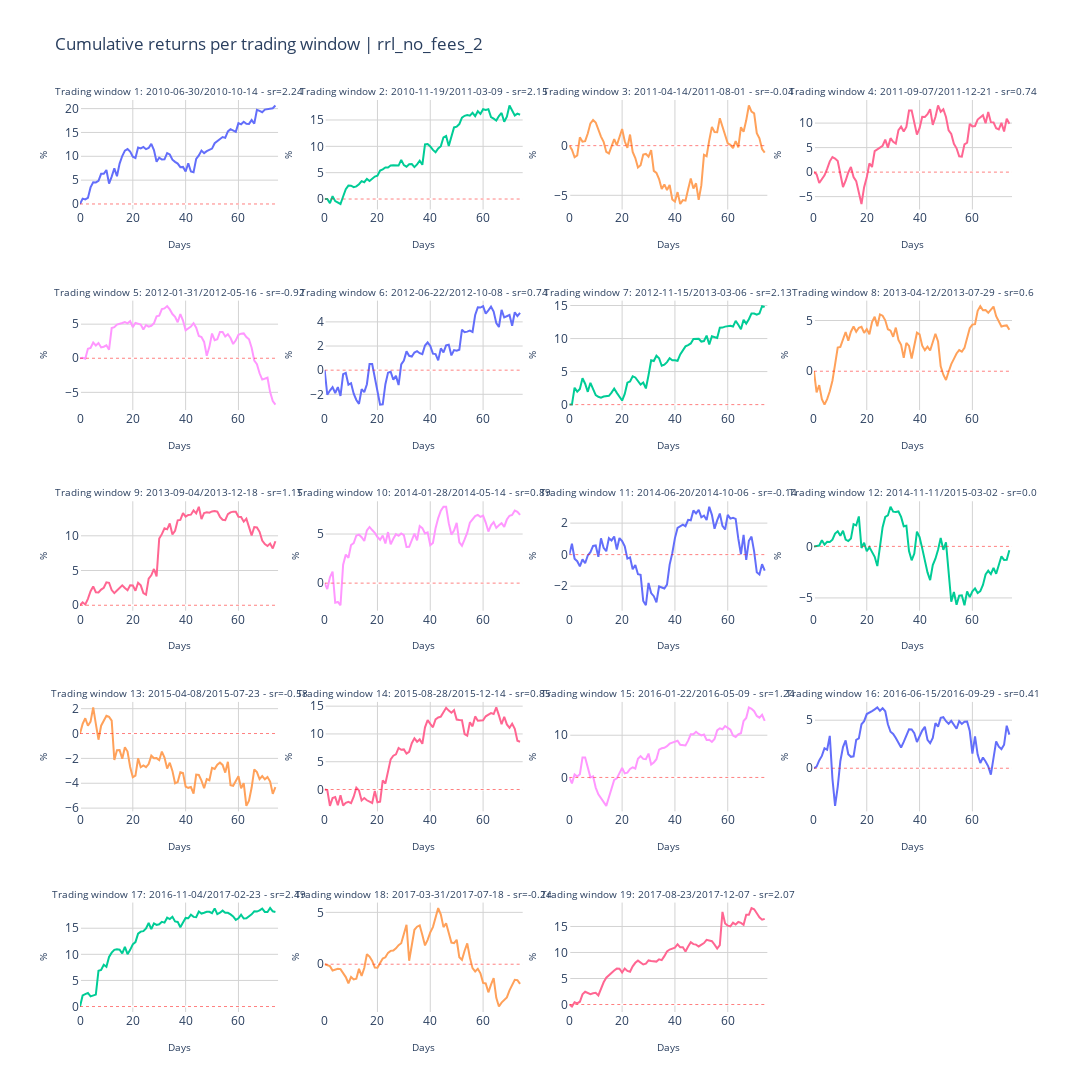

Notebook source saved alongside this figure:
### Code cell
metric ="Cumulative returns"
fig_title = f"{metric} per trading window | {setting}"

ncols = 4
nrows = generate_nrows(len(batch_names), ncols)

titles = generate_subplot_titles(batch_names)

fig = init_subplots(nrows, ncols, titles)
fig = populate_subplots(fig, df, batch_names, titles, ncols, y_varname=metric, initial_invest=initial_invest)

layout = generate_layout(
    fig_height=1200, 
    fig_width=1400, 
    fig_title=fig_title)
    
fig.update_layout(layout)

### Figure 1 — Plotly figure (JSON) as saved in the notebook; plotly's stock layout.template omitted (floating-point values rounded to 4 significant figures)
{"data": [{"name": " sr=2.24", "showlegend": false, "type": "scatter", "x": [0, 1, 2, 3, 4, 5, 6, 7, 8, 9, 10, 11, 12, 13, 14, 15, 16, 17, 18, 19, 20, 21, 22, 23, 24, 25, 26, 27, 28, 29, 30, 31, 32, 33, 34, 35, 36, 37, 38, 39, 40, 41, 42, 43, 44, 45, 46, 47, 48, 49, 50, 51, 52, 53, 54, 55, 56, 57, 58, 59, 60, 61, 62, 63, 64, 65, 66, 67, 68, 69, 70, 71, 72, 73, 74], "xaxis": "x", "y": [0, 1.114, 0.9485, 1.274, 3.475, 4.532, 4.525, 4.865, 6.318, 6.332, 7.111, 4.257, 5.726, 7.475, 5.809, 8.462, 10.05, 11.18, 11.52, 10.99, 9.916, 9.65, 11.85, 11.65, 11.96, 11.5, 11.74, 12.6, 11.31, 8.847, 9.731, 9.338, 9.365, 10.67, 10.38, 9.279, 8.832, 8.477, 7.722, 7.777, 6.822, 8.535, 6.822, 6.677, 9.459, 10.19, 11.21, 10.66, 11.08, 11.37, 11.61, 12.75, 13.22, 13.6, 14.04, 13.86, 15.22, 15.69, 15.36, 15.12, 16.95, 16.71, 17.24, 16.82, 16.79, 17.6, 16.85, 19.75, 19.54, 19.25, 19.79, 19.89, 19.94, 20.08, 20.66], "yaxis": "y"}, {"line": {"color": "red", "dash": "dot", "width": 0.5}, "mode": "lines", "name": "No returns", "showlegend": false, "type": "scatter", "x": [0, 75], "xaxis": "x", "y": [0, 0], "yaxis": "y"}, {"name": " sr=2.15", "showlegend": false, "type": "scatter", "x": [0, 1, 2, 3, 4, 5, 6, 7, 8, 9, 10, 11, 12, 13, 14, 15, 16, 17, 18, 19, 20, 21, 22, 23, 24, 25, 26, 27, 28, 29, 30, 31, 32, 33, 34, 35, 36, 37, 38, 39, 40, 41, 42, 43, 44, 45, 46, 47, 48, 49, 50, 51, 52, 53, 54, 55, 56, 57, 58, 59, 60, 61, 62, 63, 64, 65, 66, 67, 68, 69, 70, 71, 72, 73, 74], "xaxis": "x2", "y": [0, 0.003306, -0.7822, 0.5383, -0.3948, -0.7052, -0.9368, 0.4835, 1.869, 2.545, 2.534, 2.249, 2.405, 2.816, 3.393, 3.185, 3.809, 3.408, 3.853, 4.269, 4.434, 5.413, 5.635, 5.981, 5.989, 6.35, 6.402, 6.446, 6.347, 7.431, 6.438, 6.137, 6.613, 6.642, 6.055, 6.576, 7.277, 6.505, 10.35, 10.42, 9.987, 9.317, 8.876, 9.612, 10.04, 11.71, 11.96, 10.06, 11.69, 13.59, 13.72, 14.23, 15.43, 15.79, 15.96, 15.82, 16.35, 15.72, 16.65, 16.15, 17.04, 16.89, 17.03, 15.54, 15.24, 14.9, 15.74, 16.34, 14.65, 15.61, 17.75, 16.76, 15.86, 16.21, 16.0], "yaxis": "y2"}, {"line": {"color": "red", "dash": "dot", "width": 0.5}, "mode": "lines", "name": "No returns", "showlegend": false, "type": "scatter", "x": [0, 75], "xaxis": "x2", "y": [0, 0], "yaxis": "y2"}, {"name": "0.04", "showlegend": false, "type": "scatter", "x": [0, 1, 2, 3, 4, 5, 6, 7, 8, 9, 10, 11, 12, 13, 14, 15, 16, 17, 18, 19, 20, 21, 22, 23, 24, 25, 26, 27, 28, 29, 30, 31, 32, 33, 34, 35, 36, 37, 38, 39, 40, 41, 42, 43, 44, 45, 46, 47, 48, 49, 50, 51, 52, 53, 54, 55, 56, 57, 58, 59, 60, 61, 62, 63, 64, 65, 66, 67, 68, 69, 70, 71, 72, 73, 74], "xaxis": "x3", "y": [0, -0.4062, -1.171, -0.9813, 0.8412, 0.4032, 0.452, 1.229, 2.243, 2.581, 2.333, 1.527, 0.9118, 0.3817, -0.6356, -0.7886, 0.03953, 0.6586, 0.03551, 0.9605, 1.674, 0.4434, -0.2144, 1.118, -0.6292, -1.247, -2.195, -1.973, -0.9026, -0.8326, -1.117, -0.4521, -2.538, -2.743, -3.362, -4.362, -3.904, -4.473, -3.956, -5.423, -5.634, -4.678, -5.872, -5.486, -5.542, -4.396, -3.3, -4.316, -3.791, -5.451, -4.002, -0.9244, -1.058, 0.5477, 1.889, 1.371, 1.351, 2.759, 1.873, 1.04, 0.2326, 0.08703, -0.2538, 0.4589, -0.1831, 1.858, 1.405, 2.55, 4.045, 3.426, 3.256, 1.26, 0.7369, -0.3328, -0.7089], "yaxis": "y3"}, {"line": {"color": "red", "dash": "dot", "width": 0.5}, "mode": "lines", "name": "No returns", "showlegend": false, "type": "scatter", "x": [0, 75], "xaxis": "x3", "y": [0, 0], "yaxis": "y3"}, {"name": " sr=0.74", "showlegend": false, "type": "scatter", "x": [0, 1, 2, 3, 4, 5, 6, 7, 8, 9, 10, 11, 12, 13, 14, 15, 16, 17, 18, 19, 20, 21, 22, 23, 24, 25, 26, 27, 28, 29, 30, 31, 32, 33, 34, 35, 36, 37, 38, 39, 40, 41, 42, 43, 44, 45, 46, 47, 48, 49, 50, 51, 52, 53, 54, 55, 56, 57, 58, 59, 60, 61, 62, 63, 64, 65, 66, 67, 68, 69, 70, 71, 72, 73, 74], "xaxis": "x4", "y": [0, -0.4497, -2.232, -1.455, -0.6461, 0.6601, 2.201, 3.072, 2.763, 2.274, -0.2915, -3.034, -1.755, -0.06491, 1.031, -1.018, -1.834, -4.068, -6.495, -3.075, -1.069, 1.784, 1.042, 4.285, 4.661, 5.048, 5.375, 6.631, 4.998, 6.927, 6.167, 5.811, 8.559, 9.267, 8.277, 9.213, 12.56, 12.57, 10.0, 7.639, 8.947, 11.27, 11.26, 11.8, 12.83, 9.629, 11.25, 13.59, 12.3, 12.82, 11.25, 8.503, 7.768, 5.783, 4.858, 3.242, 3.173, 5.657, 5.996, 9.827, 9.334, 9.406, 10.72, 11.27, 11.6, 9.966, 12.25, 10.19, 10.15, 8.963, 8.718, 10.04, 8.271, 10.91, 9.879], "yaxis": "y4"}, {"line": {"color": "red", "dash": "dot", "width": 0.5}, "mode": "lines", "name": "No returns", "showlegend": false, "type": "scatter", "x": [0, 75], "xaxis": "x4", "y": [0, 0], "yaxis": "y4"}, {"name": "0.92", "showlegend": false, "type": "scatter", "x": [0, 1, 2, 3, 4, 5, 6, 7, 8, 9, 10, 11, 12, 13, 14, 15, 16, 17, 18, 19, 20, 21, 22, 23, 24, 25, 26, 27, 28, 29, 30, 31, 32, 33, 34, 35, 36, 37, 38, 39, 40, 41, 42, 43, 44, 45, 46, 47, 48, 49, 50, 51, 52, 53, 54, 55, 56, 57, 58, 59, 60, 61, 62, 63, 64, 65, 66, 67, 68, 69, 70, 71, 72, 73, 74], "xaxis": "x5", "y": [0, 0.07514, -0.05523, 1.384, 1.521, 2.303, 1.875, 2.24, 1.591, 1.691, 1.907, 1.251, 4.435, 4.562, 4.938, 5.108, 5.17, 5.301, 5.126, 5.447, 4.562, 5.195, 5.064, 4.94, 4.221, 4.866, 4.632, 4.767, 5.123, 6.158, 6.238, 7.216, 7.311, 7.649, 7.167, 6.486, 6.092, 5.276, 6.492, 5.523, 4.105, 4.344, 4.648, 5.146, 4.491, 3.258, 3.105, 2.396, 0.3722, 1.669, 3.624, 2.644, 2.786, 3.853, 3.858, 3.184, 3.526, 2.974, 2.09, 2.632, 3.438, 3.607, 3.646, 3.122, 2.79, 1.53, -0.3362, -0.864, -2.202, -3.13, -3.007, -2.851, -4.964, -6.291, -6.798], "yaxis": "y5"}, {"line": {"color": "red", "dash": "dot", "width": 0.5}, "mode": "lines", "name": "No returns", "showlegend": false, "type": "scatter", "x": [0, 75], "xaxis": "x5", "y": [0, 0], "yaxis": "y5"}, {"name": " sr=0.74", "showlegend": false, "type": "scatter", "x": [0, 1, 2, 3, 4, 5, 6, 7, 8, 9, 10, 11, 12, 13, 14, 15, 16, 17, 18, 19, 20, 21, 22, 23, 24, 25, 26, 27, 28, 29, 30, 31, 32, 33, 34, 35, 36, 37, 38, 39, 40, 41, 42, 43, 44, 45, 46, 47, 48, 49, 50, 51, 52, 53, 54, 55, 56, 57, 58, 59, 60, 61, 62, 63, 64, 65, 66, 67, 68, 69, 70, 71, 72, 73, 74], "xaxis": "x6", "y": [0, -2.037, -1.685, -1.405, -1.893, -1.401, -2.139, -0.333, -0.2351, -1.198, -1.075, -1.942, -2.471, -2.793, -1.577, -1.824, -1.166, 0.5085, 0.5051, -0.6091, -1.962, -2.853, -2.837, -1.162, -0.2055, -0.1324, -0.7959, -0.4716, -1.235, 0.4788, 0.7898, 1.556, 1.189, 1.128, 1.458, 1.575, 1.407, 1.326, 2.044, 2.3, 1.999, 1.367, 1.328, 0.8131, 1.806, 1.474, 2.051, 2.113, 1.221, 1.665, 1.608, 1.698, 3.356, 3.151, 3.194, 3.284, 3.17, 4.567, 5.205, 5.186, 5.306, 4.685, 4.95, 5.257, 4.85, 3.906, 3.578, 5.0, 4.366, 4.451, 4.57, 3.675, 4.798, 4.473, 4.75], "yaxis": "y6"}, {"line": {"color": "red", "dash": "dot", "width": 0.5}, "mode": "lines", "name": "No returns", "showlegend": false, "type": "scatter", "x": [0, 75], "xaxis": "x6", "y": [0, 0], "yaxis": "y6"}, {"name": " sr=2.13", "showlegend": false, "type": "scatter", "x": [0, 1, 2, 3, 4, 5, 6, 7, 8, 9, 10, 11, 12, 13, 14, 15, 16, 17, 18, 19, 20, 21, 22, 23, 24, 25, 26, 27, 28, 29, 30, 31, 32, 33, 34, 35, 36, 37, 38, 39, 40, 41, 42, 43, 44, 45, 46, 47, 48, 49, 50, 51, 52, 53, 54, 55, 56, 57, 58, 59, 60, 61, 62, 63, 64, 65, 66, 67, 68, 69, 70, 71, 72, 73, 74], "xaxis": "x7", "y": [0, 0.004284, 2.557, 1.965, 2.377, 3.984, 3.167, 1.933, 3.295, 2.383, 1.433, 1.186, 1.053, 1.222, 1.283, 1.329, 1.81, 2.433, 1.774, 1.271, 0.6152, 1.616, 3.32, 3.509, 4.292, 4.109, 3.653, 3.035, 3.349, 2.444, 4.453, 6.702, 6.598, 7.406, 7.019, 5.876, 6.038, 6.435, 7.025, 6.706, 6.729, 6.63, 7.609, 8.306, 8.815, 9.009, 9.255, 9.94, 9.938, 9.954, 9.543, 9.625, 10.44, 9.112, 10.34, 10.21, 10.08, 11.64, 11.66, 11.8, 11.87, 11.94, 11.81, 12.68, 12.09, 11.42, 12.85, 12.26, 12.92, 13.8, 13.8, 13.62, 13.79, 14.91, 14.79], "yaxis": "y7"}, {"line": {"color": "red", "dash": "dot", "width": 0.5}, "mode": "lines", "name": "No returns", "showlegend": false, "type": "scatter", "x": [0, 75], "xaxis": "x7", "y": [0, 0], "yaxis": "y7"}, {"name": " sr=0.6", "showlegend": false, "type": "scatter", "x": [0, 1, 2, 3, 4, 5, 6, 7, 8, 9, 10, 11, 12, 13, 14, 15, 16, 17, 18, 19, 20, 21, 22, 23, 24, 25, 26, 27, 28, 29, 30, 31, 32, 33, 34, 35, 36, 37, 38, 39, 40, 41, 42, 43, 44, 45, 46, 47, 48, 49, 50, 51, 52, 53, 54, 55, 56, 57, 58, 59, 60, 61, 62, 63, 64, 65, 66, 67, 68, 69, 70, 71, 72, 73, 74], "xaxis": "x8", "y": [0, -2.097, -1.376, -2.76, -3.29, -2.754, -1.97, -0.9388, 0.6701, 2.331, 2.396, 3.19, 3.869, 3.014, 3.895, 4.406, 3.895, 4.286, 4.374, 3.778, 4.147, 3.648, 4.844, 5.364, 4.438, 5.603, 5.47, 5.019, 4.141, 3.993, 3.391, 4.295, 3.089, 2.602, 1.319, 2.802, 2.498, 1.258, 2.485, 3.797, 3.634, 2.523, 2.074, 2.426, 2.045, 2.825, 3.692, 2.935, 0.4916, -0.347, -0.8611, -0.05172, 0.6976, 1.213, 1.746, 2.075, 1.924, 2.3, 3.394, 4.235, 4.595, 4.636, 5.95, 6.417, 6.01, 6.023, 5.759, 6.122, 6.374, 5.42, 4.883, 4.406, 4.48, 4.518, 4.094], "yaxis": "y8"}, {"line": {"color": "red", "dash": "dot", "width": 0.5}, "mode": "lines", "name": "No returns", "showlegend": false, "type": "scatter", "x": [0, 75], "xaxis": "x8", "y": [0, 0], "yaxis": "y8"}, {"name": " sr=1.15", "showlegend": false, "type": "scatter", "x": [0, 1, 2, 3, 4, 5, 6, 7, 8, 9, 10, 11, 12, 13, 14, 15, 16, 17, 18, 19, 20, 21, 22, 23, 24, 25, 26, 27, 28, 29, 30, 31, 32, 33, 34, 35, 36, 37, 38, 39, 40, 41, 42, 43, 44, 45, 46, 47, 48, 49, 50, 51, 52, 53, 54, 55, 56, 57, 58, 59, 60, 61, 62, 63, 64, 65, 66, 67, 68, 69, 70, 71, 72, 73, 74], "xaxis": "x9", "y": [0, 0.4256, 0.1193, 0.9236, 2.016, 2.709, 1.873, 1.831, 2.26, 2.517, 3.308, 3.237, 2.19, 1.741, 2.12, 2.559, 2.862, 2.477, 2.168, 2.88, 2.857, 2.084, 3.233, 2.865, 1.752, 1.525, 3.822, 4.315, 5.223, 4.149, 9.606, 10.24, 11.08, 10.93, 11.77, 10.2, 10.71, 12.23, 12.29, 13.26, 12.76, 13.0, 13.04, 13.66, 13.22, 14.18, 12.4, 13.29, 13.39, 13.33, 13.51, 13.56, 13.48, 12.73, 12.32, 12.27, 13.11, 13.37, 13.48, 13.47, 12.74, 12.71, 12.04, 12.45, 11.16, 10.06, 11.26, 11.19, 10.57, 9.303, 8.805, 8.526, 8.889, 8.184, 9.214], "yaxis": "y9"}, {"line": {"color": "red", "dash": "dot", "width": 0.5}, "mode": "lines", "name": "No returns", "showlegend": false, "type": "scatter", "x": [0, 75], "xaxis": "x9", "y": [0, 0], "yaxis": "y9"}, {"name": " sr=0.89", "showlegend": false, "type": "scatter", "x": [0, 1, 2, 3, 4, 5, 6, 7, 8, 9, 10, 11, 12, 13, 14, 15, 16, 17, 18, 19, 20, 21, 22, 23, 24, 25, 26, 27, 28, 29, 30, 31, 32, 33, 34, 35, 36, 37, 38, 39, 40, 41, 42, 43, 44, 45, 46, 47, 48, 49, 50, 51, 52, 53, 54, 55, 56, 57, 58, 59, 60, 61, 62, 63, 64, 65, 66, 67, 68, 69, 70, 71, 72, 73, 74], "xaxis": "x10", "y": [0, -0.6113, 0.5963, 1.178, -1.987, -1.918, -2.25, 1.886, 2.902, 2.58, 3.886, 4.084, 4.853, 4.928, 4.672, 4.286, 5.373, 5.718, 5.405, 5.112, 4.689, 4.415, 4.855, 4.033, 5.196, 3.944, 4.512, 4.985, 4.813, 5.054, 4.895, 3.689, 3.691, 4.369, 5.032, 4.365, 5.816, 5.602, 5.051, 5.163, 3.863, 4.097, 5.593, 6.619, 7.367, 7.771, 7.776, 6.103, 4.944, 5.347, 6.135, 4.149, 3.808, 4.449, 5.134, 6.148, 6.522, 6.822, 6.941, 6.746, 6.867, 6.168, 5.254, 5.893, 6.216, 5.626, 5.889, 6.099, 5.72, 6.473, 6.862, 6.945, 7.393, 7.266, 6.941], "yaxis": "y10"}, {"line": {"color": "red", "dash": "dot", "width": 0.5}, "mode": "lines", "name": "No returns", "showlegend": false, "type": "scatter", "x": [0, 75], "xaxis": "x10", "y": [0, 0], "yaxis": "y10"}, {"name": "0.14", "showlegend": false, "type": "scatter", "x": [0, 1, 2, 3, 4, 5, 6, 7, 8, 9, 10, 11, 12, 13, 14, 15, 16, 17, 18, 19, 20, 21, 22, 23, 24, 25, 26, 27, 28, 29, 30, 31, 32, 33, 34, 35, 36, 37, 38, 39, 40, 41, 42, 43, 44, 45, 46, 47, 48, 49, 50, 51, 52, 53, 54, 55, 56, 57, 58, 59, 60, 61, 62, 63, 64, 65, 66, 67, 68, 69, 70, 71, 72, 73, 74], "xaxis": "x11", "y": [0, 0.6876, -0.2646, -0.4175, -0.7453, -0.3044, -0.548, -0.052, 0.1504, 0.5515, 0.5796, -0.1432, 1.036, 0.4329, 0.2154, 1.047, 0.9008, 1.15, 0.322, 1.051, 0.8673, 0.526, -0.2542, -0.1742, -0.9308, -0.6591, -1.244, -1.278, -2.944, -3.214, -1.799, -2.441, -2.639, -3.025, -2.022, -2.082, -2.15, -1.904, -0.6354, 0.09295, 1.048, 1.691, 1.829, 1.906, 1.803, 2.21, 2.176, 2.8, 2.617, 2.837, 2.37, 2.477, 2.191, 3.038, 2.526, 1.645, 2.169, 2.608, 1.825, 1.596, 2.521, 2.286, 2.34, 2.266, 1.011, 0.02603, 1.255, -0.3345, 0.8773, 1.142, 0.1913, -1.122, -1.259, -0.6053, -1.009], "yaxis": "y11"}, {"line": {"color": "red", "dash": "dot", "width": 0.5}, "mode": "lines", "name": "No returns", "showlegend": false, "type": "scatter", "x": [0, 75], "xaxis": "x11", "y": [0, 0], "yaxis": "y11"}, {"name": " sr=0.0", "showlegend": false, "type": "scatter", "x": [0, 1, 2, 3, 4, 5, 6, 7, 8, 9, 10, 11, 12, 13, 14, 15, 16, 17, 18, 19, 20, 21, 22, 23, 24, 25, 26, 27, 28, 29, 30, 31, 32, 33, 34, 35, 36, 37, 38, 39, 40, 41, 42, 43, 44, 45, 46, 47, 48, 49, 50, 51, 52, 53, 54, 55, 56, 57, 58, 59, 60, 61, 62, 63, 64, 65, 66, 67, 68, 69, 70, 71, 72, 73, 74], "xaxis": "x12", "y": [0, 0.005029, 0.07901, 0.5899, 0.1763, 0.4457, 0.4276, 0.6432, 1.249, 1.463, 1.026, 1.516, 0.6571, 0.5187, 0.7538, 2.16, 2.034, 2.904, -0.1533, 0.3595, -0.4672, -0.07004, -0.5338, -1.012, -1.908, 0.05164, 1.857, 2.857, 3.002, 3.845, 3.367, 3.328, 3.384, 2.861, 1.95, 2.006, -0.4576, -1.35, -0.6913, 1.437, 0.8914, -0.1914, -1.461, -2.52, -3.276, -1.815, -1.195, -0.3262, 0.8222, -0.3361, 0.3889, -2.5, -5.371, -4.424, -5.662, -4.78, -4.75, -5.71, -4.362, -4.926, -4.364, -4.08, -4.519, -4.341, -3.747, -2.726, -2.365, -2.685, -2.075, -2.659, -1.82, -0.9617, -1.313, -1.303, -0.377], "yaxis": "y12"}, {"line": {"color": "red", "dash": "dot", "width": 0.5}, "mode": "lines", "name": "No returns", "showlegend": false, "type": "scatter", "x": [0, 75], "xaxis": "x12", "y": [0, 0], "yaxis": "y12"}, {"name": "0.58", "showlegend": false, "type": "scatter", "x": [0, 1, 2, 3, 4, 5, 6, 7, 8, 9, 10, 11, 12, 13, 14, 15, 16, 17, 18, 19, 20, 21, 22, 23, 24, 25, 26, 27, 28, 29, 30, 31, 32, 33, 34, 35, 36, 37, 38, 39, 40, 41, 42, 43, 44, 45, 46, 47, 48, 49, 50, 51, 52, 53, 54, 55, 56, 57, 58, 59, 60, 61, 62, 63, 64, 65, 66, 67, 68, 69, 70, 71, 72, 73, 74], "xaxis": "x13", "y": [0, 0.7742, 1.227, 0.6256, 0.9541, 2.102, 0.7699, -0.4959, 0.6288, 1.047, 1.428, 1.336, 1.04, -2.127, -1.35, -1.337, -2.022, -1.108, -1.445, -2.691, -3.511, -3.393, -2.0, -2.712, -2.569, -2.707, -2.46, -1.775, -1.987, -1.979, -2.144, -1.449, -1.927, -2.819, -2.347, -3.008, -4.002, -3.909, -3.113, -3.181, -4.264, -4.368, -4.308, -4.839, -3.305, -3.335, -3.789, -4.4, -3.661, -3.76, -2.756, -2.845, -2.504, -2.343, -2.522, -3.139, -2.271, -4.153, -4.209, -3.814, -3.439, -4.406, -3.999, -5.821, -5.403, -4.346, -2.891, -3.104, -3.667, -3.422, -3.682, -3.496, -3.861, -4.853, -4.307], "yaxis": "y13"}, {"line": {"color": "red", "dash": "dot", "width": 0.5}, "mode": "lines", "name": "No returns", "showlegend": false, "type": "scatter", "x": [0, 75], "xaxis": "x13", "y": [0, 0], "yaxis": "y13"}, {"name": " sr=0.85", "showlegend": false, "type": "scatter", "x": [0, 1, 2, 3, 4, 5, 6, 7, 8, 9, 10, 11, 12, 13, 14, 15, 16, 17, 18, 19, 20, 21, 22, 23, 24, 25, 26, 27, 28, 29, 30, 31, 32, 33, 34, 35, 36, 37, 38, 39, 40, 41, 42, 43, 44, 45, 46, 47, 48, 49, 50, 51, 52, 53, 54, 55, 56, 57, 58, 59, 60, 61, 62, 63, 64, 65, 66, 67, 68, 69, 70, 71, 72, 73, 74], "xaxis": "x14", "y": [0, -0.1047, -2.949, -1.546, -1.353, -2.813, -1.022, -2.885, -2.411, -2.216, -2.453, -1.291, 0.3263, -0.1585, -1.958, -1.542, -1.937, -2.165, -2.42, -0.2673, -2.286, -2.185, 1.659, 1.082, 3.372, 5.437, 6.085, 6.336, 7.473, 7.151, 7.212, 6.456, 6.778, 8.335, 9.202, 8.598, 9.018, 8.239, 11.19, 12.48, 11.82, 11.2, 12.62, 12.96, 13.12, 13.81, 14.7, 14.21, 13.83, 14.27, 12.6, 12.53, 12.47, 9.955, 9.684, 12.12, 11.37, 13.16, 12.38, 12.44, 12.45, 13.18, 13.43, 13.75, 13.59, 14.78, 13.34, 11.75, 13.09, 11.72, 11.12, 11.85, 10.93, 8.765, 8.606], "yaxis": "y14"}, {"line": {"color": "red", "dash": "dot", "width": 0.5}, "mode": "lines", "name": "No returns", "showlegend": false, "type": "scatter", "x": [0, 75], "xaxis": "x14", "y": [0, 0], "yaxis": "y14"}, {"name": " sr=1.24", "showlegend": false, "type": "scatter", "x": [0, 1, 2, 3, 4, 5, 6, 7, 8, 9, 10, 11, 12, 13, 14, 15, 16, 17, 18, 19, 20, 21, 22, 23, 24, 25, 26, 27, 28, 29, 30, 31, 32, 33, 34, 35, 36, 37, 38, 39, 40, 41, 42, 43, 44, 45, 46, 47, 48, 49, 50, 51, 52, 53, 54, 55, 56, 57, 58, 59, 60, 61, 62, 63, 64, 65, 66, 67, 68, 69, 70, 71, 72, 73, 74], "xaxis": "x15", "y": [0, -1.423, 0.7273, 0.223, 0.7574, 4.724, 4.74, 2.398, 0.02723, 0.2558, -2.399, -4.004, -4.879, -5.639, -6.735, -4.677, -2.527, -0.609, -0.217, 1.244, 2.267, 0.9659, 1.132, 2.015, 2.38, 2.112, 4.405, 5.04, 4.395, 4.33, 5.649, 3.052, 3.543, 4.33, 6.598, 6.905, 7.032, 7.395, 7.998, 8.252, 8.509, 8.691, 7.75, 7.589, 7.597, 8.719, 10.21, 10.23, 10.82, 10.31, 9.951, 10.15, 8.871, 8.937, 8.409, 9.11, 11.16, 11.64, 11.4, 12.18, 11.75, 11.3, 9.906, 9.599, 10.22, 10.47, 13.37, 14.1, 16.59, 16.26, 15.69, 14.57, 14.17, 14.82, 13.38], "yaxis": "y15"}, {"line": {"color": "red", "dash": "dot", "width": 0.5}, "mode": "lines", "name": "No returns", "showlegend": false, "type": "scatter", "x": [0, 75], "xaxis": "x15", "y": [0, 0], "yaxis": "y15"}, {"name": " sr=0.41", "showlegend": false, "type": "scatter", "x": [0, 1, 2, 3, 4, 5, 6, 7, 8, 9, 10, 11, 12, 13, 14, 15, 16, 17, 18, 19, 20, 21, 22, 23, 24, 25, 26, 27, 28, 29, 30, 31, 32, 33, 34, 35, 36, 37, 38, 39, 40, 41, 42, 43, 44, 45, 46, 47, 48, 49, 50, 51, 52, 53, 54, 55, 56, 57, 58, 59, 60, 61, 62, 63, 64, 65, 66, 67, 68, 69, 70, 71, 72, 73, 74], "xaxis": "x16", "y": [0, 0.1744, 0.815, 1.285, 2.078, 1.925, 3.364, -1.075, -3.919, -1.931, 0.7594, 2.204, 2.888, 1.456, 1.187, 1.242, 2.95, 3.105, 4.576, 4.9, 5.64, 5.757, 5.953, 6.125, 6.334, 5.983, 6.248, 5.927, 4.583, 3.798, 3.579, 3.138, 2.664, 2.155, 2.739, 3.372, 4.049, 4.031, 3.642, 2.73, 3.421, 3.919, 4.324, 2.955, 2.608, 3.159, 4.703, 4.328, 5.243, 5.313, 4.897, 4.633, 4.934, 4.446, 4.114, 4.908, 4.609, 4.843, 4.867, 3.87, 1.517, 3.327, 1.421, 0.547, 1.122, 0.7112, 0.1917, -0.6699, 1.324, 2.795, 2.247, 1.993, 2.45, 4.427, 3.499], "yaxis": "y16"}, {"line": {"color": "red", "dash": "dot", "width": 0.5}, "mode": "lines", "name": "No returns", "showlegend": false, "type": "scatter", "x": [0, 75], "xaxis": "x16", "y": [0, 0], "yaxis": "y16"}, {"name": " sr=2.49", "showlegend": false, "type": "scatter", "x": [0, 1, 2, 3, 4, 5, 6, 7, 8, 9, 10, 11, 12, 13, 14, 15, 16, 17, 18, 19, 20, 21, 22, 23, 24, 25, 26, 27, 28, 29, 30, 31, 32, 33, 34, 35, 36, 37, 38, 39, 40, 41, 42, 43, 44, 45, 46, 47, 48, 49, 50, 51, 52, 53, 54, 55, 56, 57, 58, 59, 60, 61, 62, 63, 64, 65, 66, 67, 68, 69, 70, 71, 72, 73, 74], "xaxis": "x17", "y": [0, 2.127, 2.391, 2.612, 1.937, 2.087, 2.287, 6.866, 7.007, 7.997, 7.616, 9.507, 10.33, 10.86, 10.96, 10.9, 10.16, 11.41, 10.03, 10.85, 11.91, 12.35, 13.97, 14.35, 14.45, 14.97, 16.0, 14.83, 15.94, 15.64, 15.76, 16.22, 16.06, 17.01, 16.75, 17.19, 16.3, 16.21, 15.2, 16.08, 16.98, 16.91, 17.61, 17.17, 17.11, 18.2, 17.81, 17.95, 18.13, 18.14, 17.89, 18.8, 17.7, 17.96, 18.37, 17.96, 17.95, 17.65, 17.25, 16.59, 16.9, 17.58, 16.86, 16.91, 17.25, 17.66, 18.24, 18.19, 18.43, 18.76, 18.11, 18.11, 18.87, 18.23, 18.11], "yaxis": "y17"}, {"line": {"color": "red", "dash": "dot", "width": 0.5}, "mode": "lines", "name": "No returns", "showlegend": false, "type": "scatter", "x": [0, 75], "xaxis": "x17", "y": [0, 0], "yaxis": "y17"}, {"name": "0.24", "showlegend": false, "type": "scatter", "x": [0, 1, 2, 3, 4, 5, 6, 7, 8, 9, 10, 11, 12, 13, 14, 15, 16, 17, 18, 19, 20, 21, 22, 23, 24, 25, 26, 27, 28, 29, 30, 31, 32, 33, 34, 35, 36, 37, 38, 39, 40, 41, 42, 43, 44, 45, 46, 47, 48, 49, 50, 51, 52, 53, 54, 55, 56, 57, 58, 59, 60, 61, 62, 63, 64, 65, 66, 67, 68, 69, 70, 71, 72, 73, 74], "xaxis": "x18", "y": [0, -0.08782, -0.1841, -0.6034, -0.5316, -0.4333, -0.4717, -0.8087, -1.239, -1.834, -1.235, -1.471, -1.401, -0.4388, -1.13, -0.3596, 0.9694, 0.7394, 0.3124, -0.3191, -0.3292, 0.1237, 0.5482, 0.6665, 1.096, 1.286, 1.321, 1.531, 1.836, 2.027, 2.967, 3.801, 0.3316, 1.801, 3.324, 3.616, 3.746, 2.809, 1.812, 2.35, 3.073, 3.577, 4.397, 5.417, 4.787, 3.579, 3.955, 2.886, 2.089, 2.033, 2.358, 0.666, 0.4267, 1.304, 2.004, 0.6452, -0.3798, -0.697, -0.4389, -0.8783, -1.8, -1.85, -2.708, -1.961, -1.345, -3.243, -4.078, -3.703, -3.421, -3.204, -2.519, -1.978, -1.51, -1.529, -1.899], "yaxis": "y18"}, {"line": {"color": "red", "dash": "dot", "width": 0.5}, "mode": "lines", "name": "No returns", "showlegend": false, "type": "scatter", "x": [0, 75], "xaxis": "x18", "y": [0, 0], "yaxis": "y18"}, {"name": " sr=2.07", "showlegend": false, "type": "scatter", "x": [0, 1, 2, 3, 4, 5, 6, 7, 8, 9, 10, 11, 12, 13, 14, 15, 16, 17, 18, 19, 20, 21, 22, 23, 24, 25, 26, 27, 28, 29, 30, 31, 32, 33, 34, 35, 36, 37, 38, 39, 40, 41, 42, 43, 44, 45, 46, 47, 48, 49, 50, 51, 52, 53, 54, 55, 56, 57, 58, 59, 60, 61, 62, 63, 64, 65, 66, 67, 68, 69, 70, 71, 72, 73, 74], "xaxis": "x19", "y": [0, -0.3906, 0.4366, 0.2162, 0.5335, 1.953, 2.448, 2.267, 1.984, 2.148, 2.246, 1.747, 3.073, 4.271, 5.157, 5.662, 6.164, 6.546, 6.907, 6.883, 6.151, 6.923, 6.462, 6.284, 7.331, 8.018, 8.436, 8.092, 7.691, 7.836, 8.468, 8.354, 8.317, 8.247, 8.692, 8.534, 9.298, 10.19, 10.57, 10.78, 10.94, 11.59, 10.99, 11.01, 10.18, 11.15, 11.97, 11.6, 11.51, 11.16, 11.5, 11.81, 12.43, 12.28, 12.17, 11.5, 10.76, 11.43, 17.8, 15.57, 15.17, 15.04, 15.73, 15.38, 15.87, 15.7, 15.34, 17.26, 17.24, 18.55, 18.31, 17.54, 16.75, 16.3, 16.47], "yaxis": "y19"}, {"line": {"color": "red", "dash": "dot", "width": 0.5}, "mode": "lines", "name": "No returns", "showlegend": false, "type": "scatter", "x": [0, 75], "xaxis": "x19", "y": [0, 0], "yaxis": "y19"}], "layout": {"annotations": [{"font": {"size": 10}, "showarrow": false, "text": "Trading window 1: 2010-06-30/2010-10-14 - sr=2.24", "x": 0.1062, "xanchor": "center", "xref": "paper", "y": 1, "yanchor": "bottom", "yref": "paper"}, {"font": {"size": 10}, "showarrow": false, "text": "Trading window 2: 2010-11-19/2011-03-09 - sr=2.15", "x": 0.3688, "xanchor": "center", "xref": "paper", "y": 1, "yanchor": "bottom", "yref": "paper"}, {"font": {"size": 10}, "showarrow": false, "text": "Trading window 3: 2011-04-14/2011-08-01 - sr=-0.04", "x": 0.6313, "xanchor": "center", "xref": "paper", "y": 1, "yanchor": "bottom", "yref": "paper"}, {"font": {"size": 10}, "showarrow": false, "text": "Trading window 4: 2011-09-07/2011-12-21 - sr=0.74", "x": 0.8938, "xanchor": "center", "xref": "paper", "y": 1, "yanchor": "bottom", "yref": "paper"}, {"font": {"size": 10}, "showarrow": false, "text": "Trading window 5: 2012-01-31/2012-05-16 - sr=-0.92", "x": 0.1062, "xanchor": "center", "xref": "paper", "y": 0.78, "yanchor": "bottom", "yref": "paper"}, {"font": {"size": 10}, "showarrow": false, "text": "Trading window 6: 2012-06-22/2012-10-08 - sr=0.74", "x": 0.3688, "xanchor": "center", "xref": "paper", "y": 0.78, "yanchor": "bottom", "yref": "paper"}, {"font": {"size": 10}, "showarrow": false, "text": "Trading window 7: 2012-11-15/2013-03-06 - sr=2.13", "x": 0.6313, "xanchor": "center", "xref": "paper", "y": 0.78, "yanchor": "bottom", "yref": "paper"}, {"font": {"size": 10}, "showarrow": false, "text": "Trading window 8: 2013-04-12/2013-07-29 - sr=0.6", "x": 0.8938, "xanchor": "center", "xref": "paper", "y": 0.78, "yanchor": "bottom", "yref": "paper"}, {"font": {"size": 10}, "showarrow": false, "text": "Trading window 9: 2013-09-04/2013-12-18 - sr=1.15", "x": 0.1062, "xanchor": "center", "xref": "paper", "y": 0.56, "yanchor": "bottom", "yref": "paper"}, {"font": {"size": 10}, "showarrow": false, "text": "Trading window 10: 2014-01-28/2014-05-14 - sr=0.89", "x": 0.3688, "xanchor": "center", "xref": "paper", "y": 0.56, "yanchor": "bottom", "yref": "paper"}, {"font": {"size": 10}, "showarrow": false, "text": "Trading window 11: 2014-06-20/2014-10-06 - sr=-0.14", "x": 0.6313, "xanchor": "center", "xref": "paper", "y": 0.56, "yanchor": "bottom", "yref": "paper"}, {"font": {"size": 10}, "showarrow": false, "text": "Trading window 12: 2014-11-11/2015-03-02 - sr=0.0", "x": 0.8938, "xanchor": "center", "xref": "paper", "y": 0.56, "yanchor": "bottom", "yref": "paper"}, {"font": {"size": 10}, "showarrow": false, "text": "Trading window 13: 2015-04-08/2015-07-23 - sr=-0.58", "x": 0.1062, "xanchor": "center", "xref": "paper", "y": 0.34, "yanchor": "bottom", "yref": "paper"}, {"font": {"size": 10}, "showarrow": false, "text": "Trading window 14: 2015-08-28/2015-12-14 - sr=0.85", "x": 0.3688, "xanchor": "center", "xref": "paper", "y": 0.34, "yanchor": "bottom", "yref": "paper"}, {"font": {"size": 10}, "showarrow": false, "text": "Trading window 15: 2016-01-22/2016-05-09 - sr=1.24", "x": 0.6313, "xanchor": "center", "xref": "paper", "y": 0.34, "yanchor": "bottom", "yref": "paper"}, {"font": {"size": 10}, "showarrow": false, "text": "Trading window 16: 2016-06-15/2016-09-29 - sr=0.41", "x": 0.8938, "xanchor": "center", "xref": "paper", "y": 0.34, "yanchor": "bottom", "yref": "paper"}, {"font": {"size": 10}, "showarrow": false, "text": "Trading window 17: 2016-11-04/2017-02-23 - sr=2.49", "x": 0.1062, "xanchor": "center", "xref": "paper", "y": 0.12, "yanchor": "bottom", "yref": "paper"}, {"font": {"size": 10}, "showarrow": false, "text": "Trading window 18: 2017-03-31/2017-07-18 - sr=-0.24", "x": 0.3688, "xanchor": "center", "xref": "paper", "y": 0.12, "yanchor": "bottom", "yref": "paper"}, {"font": {"size": 10}, "showarrow": false, "text": "Trading window 19: 2017-08-23/2017-12-07 - sr=2.07", "x": 0.6313, "xanchor": "center", "xref": "paper", "y": 0.12, "yanchor": "bottom", "yref": "paper"}], "height": 1200, "plot_bgcolor": "white", "title": {"text": "Cumulative returns per trading window | rrl_no_fees_2"}, "width": 1400, "xaxis": {"anchor": "y", "domain": [0, 0.2125], "gridcolor": "lightgrey", "title": {"font": {"size": 10}, "text": "Days"}}, "xaxis10": {"anchor": "y10", "domain": [0.2625, 0.475], "gridcolor": "lightgrey", "title": {"font": {"size": 10}, "text": "Days"}}, "xaxis11": {"anchor": "y11", "domain": [0.525, 0.7375], "gridcolor": "lightgrey", "title": {"font": {"size": 10}, "text": "Days"}}, "xaxis12": {"anchor": "y12", "domain": [0.7875, 1], "gridcolor": "lightgrey", "title": {"font": {"size": 10}, "text": "Days"}}, "xaxis13": {"anchor": "y13", "domain": [0, 0.2125], "gridcolor": "lightgrey", "title": {"font": {"size": 10}, "text": "Days"}}, "xaxis14": {"anchor": "y14", "domain": [0.2625, 0.475], "gridcolor": "lightgrey", "title": {"font": {"size": 10}, "text": "Days"}}, "xaxis15": {"anchor": "y15", "domain": [0.525, 0.7375], "gridcolor": "lightgrey", "title": {"font": {"size": 10}, "text": "Days"}}, "xaxis16": {"anchor": "y16", "domain": [0.7875, 1], "gridcolor": "lightgrey", "title": {"font": {"size": 10}, "text": "Days"}}, "xaxis17": {"anchor": "y17", "domain": [0, 0.2125], "gridcolor": "lightgrey", "title": {"font": {"size": 10}, "text": "Days"}}, "xaxis18": {"anchor": "y18", "domain": [0.2625, 0.475], "gridcolor": "lightgrey", "title": {"font": {"size": 10}, "text": "Days"}}, "xaxis19": {"anchor": "y19", "domain": [0.525, 0.7375], "gridcolor": "lightgrey", "title": {"font": {"size": 10}, "text": "Days"}}, "xaxis2": {"anchor": "y2", "domain": [0.2625, 0.475], "gridcolor": "lightgrey", "title": {"font": {"size": 10}, "text": "Days"}}, "xaxis20": {"anchor": "y20", "domain": [0.7875, 1]}, "xaxis3": {"anchor": "y3", "domain": [0.525, 0.7375], "gridcolor": "lightgrey", "title": {"font": {"size": 10}, "text": "Days"}}, "xaxis4": {"anchor": "y4", "domain": [0.7875, 1], "gridcolor": "lightgrey", "title": {"font": {"size": 10}, "text": "Days"}}, "xaxis5": {"anchor": "y5", "domain": [0, 0.2125], "gridcolor": "lightgrey", "title": {"font": {"size": 10}, "text": "Days"}}, "xaxis6": {"anchor": "y6", "domain": [0.2625, 0.475], "gridcolor": "lightgrey", "title": {"font": {"size": 10}, "text": "Days"}}, "xaxis7": {"anchor": "y7", "domain": [0.525, 0.7375], "gridcolor": "lightgrey", "title": {"font": {"size": 10}, "text": "Days"}}, "xaxis8": {"anchor": "y8", "domain": [0.7875, 1], "gridcolor": "lightgrey", "title": {"font": {"size": 10}, "text": "Days"}}, "xaxis9": {"anchor": "y9", "domain": [0, 0.2125], "gridcolor": "lightgrey", "title": {"font": {"size": 10}, "text": "Days"}}, "yaxis": {"anchor": "x", "domain": [0.88, 1], "gridcolor": "lightgrey", "showticklabels": true, "title": {"font": {"size": 10}, "text": "%"}}, "yaxis10": {"anchor": "x10", "domain": [0.44, 0.56], "gridcolor": "lightgrey", "showticklabels": true, "title": {"font": {"size": 10}, "text": "%"}}, "yaxis11": {"anchor": "x11", "domain": [0.44, 0.56], "gridcolor": "lightgrey", "showticklabels": true, "title": {"font": {"size": 10}, "text": "%"}}, "yaxis12": {"anchor": "x12", "domain": [0.44, 0.56], "gridcolor": "lightgrey", "showticklabels": true, "title": {"font": {"size": 10}, "text": "%"}}, "yaxis13": {"anchor": "x13", "domain": [0.22, 0.34], "gridcolor": "lightgrey", "showticklabels": true, "title": {"font": {"size": 10}, "text": "%"}}, "yaxis14": {"anchor": "x14", "domain": [0.22, 0.34], "gridcolor": "lightgrey", "showticklabels": true, "title": {"font": {"size": 10}, "text": "%"}}, "yaxis15": {"anchor": "x15", "domain": [0.22, 0.34], "gridcolor": "lightgrey", "showticklabels": true, "title": {"font": {"size": 10}, "text": "%"}}, "yaxis16": {"anchor": "x16", "domain": [0.22, 0.34], "gridcolor": "lightgrey", "showticklabels": true, "title": {"font": {"size": 10}, "text": "%"}}, "yaxis17": {"anchor": "x17", "domain": [0, 0.12], "gridcolor": "lightgrey", "showticklabels": true, "title": {"font": {"size": 10}, "text": "%"}}, "yaxis18": {"anchor": "x18", "domain": [0, 0.12], "gridcolor": "lightgrey", "showticklabels": true, "title": {"font": {"size": 10}, "text": "%"}}, "yaxis19": {"anchor": "x19", "domain": [0, 0.12], "gridcolor": "lightgrey", "showticklabels": true, "title": {"font": {"size": 10}, "text": "%"}}, "yaxis2": {"anchor": "x2", "domain": [0.88, 1], "gridcolor": "lightgrey", "showticklabels": true, "title": {"font": {"size": 10}, "text": "%"}}, "yaxis20": {"anchor": "x20", "domain": [0, 0.12]}, "yaxis3": {"anchor": "x3", "domain": [0.88, 1], "gridcolor": "lightgrey", "showticklabels": true, "title": {"font": {"size": 10}, "text": "%"}}, "yaxis4": {"anchor": "x4", "domain": [0.88, 1], "gridcolor": "lightgrey", "showticklabels": true, "title": {"font": {"size": 10}, "text": "%"}}, "yaxis5": {"anchor": "x5", "domain": [0.66, 0.78], "gridcolor": "lightgrey", "showticklabels": true, "title": {"font": {"size": 10}, "text": "%"}}, "yaxis6": {"anchor": "x6", "domain": [0.66, 0.78], "gridcolor": "lightgrey", "showticklabels": true, "title": {"font": {"size": 10}, "text": "%"}}, "yaxis7": {"anchor": "x7", "domain": [0.66, 0.78], "gridcolor": "lightgrey", "showticklabels": true, "title": {"font": {"size": 10}, "text": "%"}}, "yaxis8": {"anchor": "x8", "domain": [0.66, 0.78], "gridcolor": "lightgrey", "showticklabels": true, "title": {"font": {"size": 10}, "text": "%"}}, "yaxis9": {"anchor": "x9", "domain": [0.44, 0.56], "gridcolor": "lightgrey", "showticklabels": true, "title": {"font": {"size": 10}, "text": "%"}}}}
